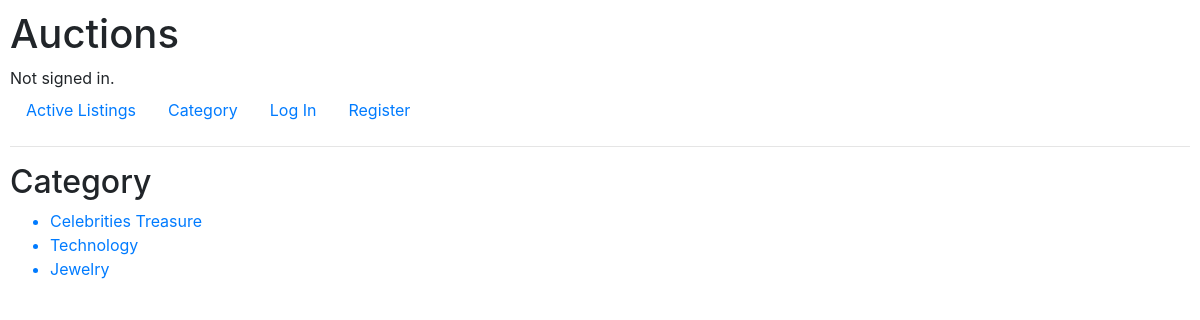
The page /category on the database its author committed.
### auctions/models.py (models this page shows, shortened)
class Category(models.Model):
    category = models.CharField(max_length=24)

### auctions/views.py (the view)
# urls.py: path("category", views.category, name="category"),
def category(request):
    return render(request, "auctions/category.html", {
        "categories": Category.objects.all()
    })

### auctions/templates/auctions/category.html
{% extends "auctions/layout.html" %}
{% block body %}
    <h2>Category</h2>
    <ul>
        {% for cate in categories %}
            <a href="{% url 'category_listing' cate_id=cate.id %}"><li>{{ cate.category }}</li>
        {% endfor %}
    </ul>
{% endblock %}

### auctions/static/auctions/styles.css (style rules this page uses)
body { padding: 10px; }

### rows shown on the page
Category: category "Celebrities Treasure"
Category: category "Technology"
Category: category "Jewelry"
